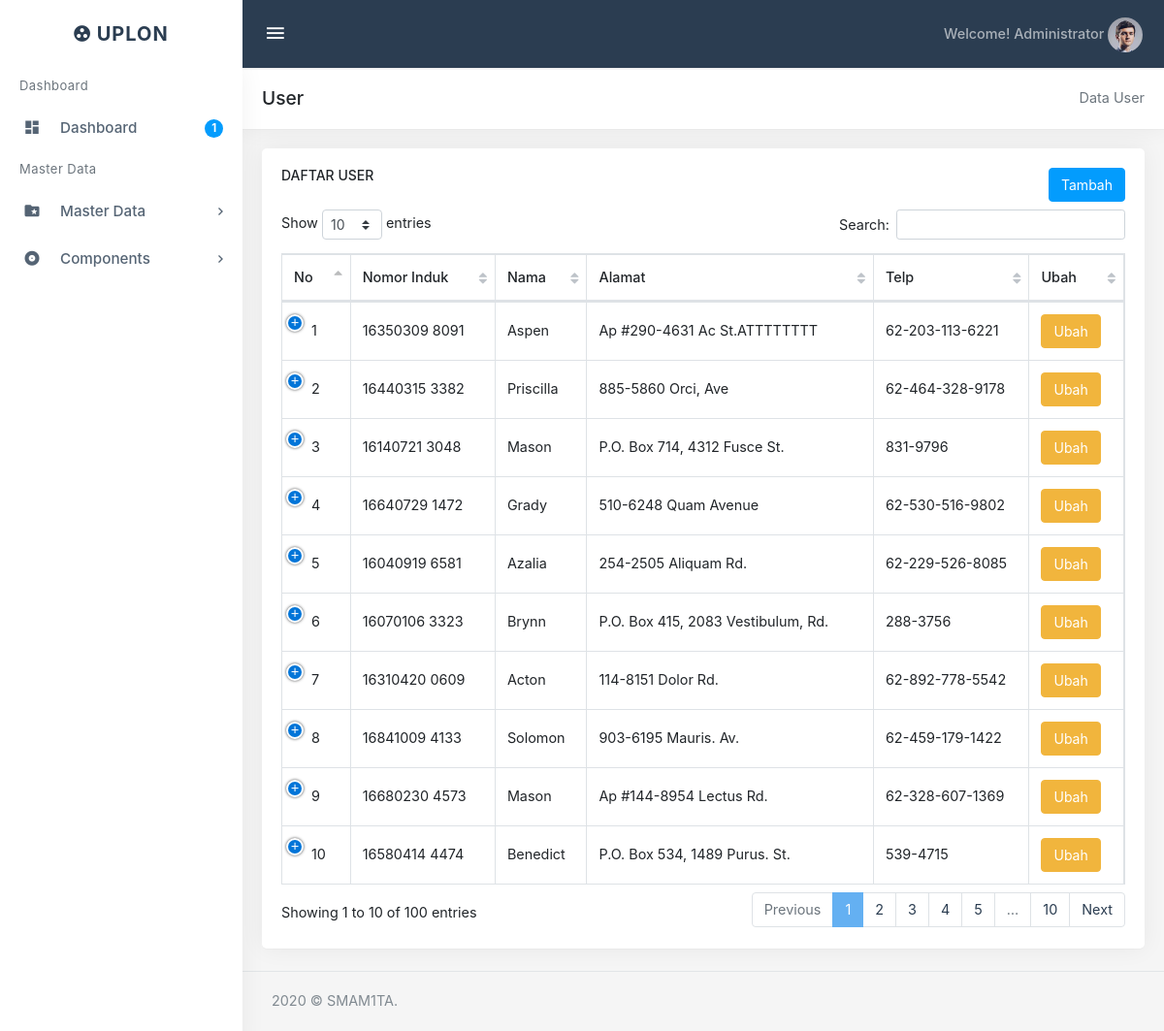
The page / on the database its author committed.
### tables this page shows
CREATE TABLE `orang` (
  `id` int(10) UNSIGNED NOT NULL,
  `nik` varchar(13) DEFAULT NULL,
  `nama` varchar(255) DEFAULT NULL,
  `alamat` varchar(255) DEFAULT NULL,
  `telp` varchar(100) DEFAULT NULL
);

### application/controllers/Useraccess.php (called while the page is built, shortened)
<?php
class Useraccess extends CI_Controller
{
    public function __construct()
    {
        $this->load->library('form_validation');
        $this->load->model('Useraccess_model');
    }
    public function index()
    {
        $data['judul'] = 'User Page';
        $data['sidename'] = 'Administrator';
        $data['user'] = $this->Useraccess_model->getAll();
        $data['users'] = $this->Useraccess_model->getUser(5, 6);
        $this->load->view('templates/header', $data);
        $this->load->view('templates/topbar', $data);
        $this->load->view('templates/sidebar');
        $this->load->view('user-access/index', $data);
        $this->load->view('templates/footer');
        $this->load->library('pagination');
    }
}

### index.php (called while the page is built, shortened)
<?php
require_once BASEPATH . 'core/CodeIgniter.php';

### application/models/Useraccess_model.php (called while the page is built, shortened)
<?php
class Useraccess_model extends CI_Model
{
    public function getAll()
    {
        $res = $this->db->query("SELECT * FROM orang");
        return $res->result_array();
    }
}

### application/views/user-access/index.php (the view, shortened to what this page needs)
<div class="content-page">
    <div class="content">
        <div class="container-fluid">
            <div class="row">
                <div class="col-xl-12">
                    <div class="page-title-box">
                        <h4 class="page-title float-left">User</h4>
                        <ol class="breadcrumb float-right">
                            <li class="breadcrumb-item active"><a>Data User</a></li>
                        </ol>
                        <div class="clearfix"></div>
                    </div>
                </div>
            </div>
            <div class="row">
                <div class="col-12">
                    <div class="card-box">
                        <div class="row mb-2">
                            <div class="col-9">
                                <h4 class="m-t-0 header-title">Daftar User</h4>
                            </div>
                            <div class="col-3 d-flex justify-content-end">
                                <a href="<?= base_url('useraccess/tambah') ?>" class="btn btn-primary">Tambah</a>
                            </div>
                        </div>
                        <table id="datatable" class="table table-bordered dt-responsive nowrap" style="border-collapse: collapse; border-spacing: 0; width: 100%;">
                            <thead>
                                <tr>
                                    <th>No</th>
                                    <th>Nomor Induk</th>
                                    <th>Nama</th>
                                    <th>Alamat</th>
                                    <th>Telp</th>
                                    <th>Ubah</th>
                                </tr>
                            </thead>
                            <tbody>
                                <?php $no = 1; ?>
                                <?php foreach ($user as $us) : ?>
                                    <tr>
                                        <td><?= $no++ ?></td>
                                        <td><?= $us['nik'] ?></td>
                                        <td><?= $us['nama'] ?></td>
                                        <td><?= $us['alamat'] ?></td>
                                        <td><?= $us['telp'] ?></td>
                                        <td>
                                            <a href="<?= base_url('useraccess/ubah/') ?><?= $us['id'] ?>" class="btn btn-warning">Ubah</a>
                                        </td>
                                    </tr>
                                <?php endforeach ?>
                            </tbody>
                        </table>
                    </div>
                </div>
            </div>
        </div>
    </div>
</div>

### application/views/templates/header.php (shortened to what this page needs)
<!doctype html>
<html lang="en">
<head>
    <link href="<?= base_url('assets') ?>/plugins/datatables/dataTables.bootstrap4.min.css" rel="stylesheet" type="text/css" />
    <link href="<?= base_url('assets') ?>/plugins/datatables/buttons.bootstrap4.min.css" rel="stylesheet" type="text/css" />
    <link href="<?= base_url('assets') ?>/plugins/datatables/responsive.bootstrap4.min.css" rel="stylesheet" type="text/css" />
    <link href="<?= base_url('assets') ?>/plugins/datatables/select.bootstrap4.min.css" rel="stylesheet" type="text/css" />
    <link rel="stylesheet" href="<?= base_url('assets') ?>/plugins/morris/morris.css">
    <link href="<?= base_url('assets') ?>/plugins/switchery/switchery.min.css" rel="stylesheet" />
    <link href="<?= base_url('assets') ?>/css/bootstrap.min.css" rel="stylesheet" type="text/css" />
    <link href="<?= base_url('assets') ?>/css/style.css" rel="stylesheet" type="text/css" />
</head>

### application/views/templates/topbar.php (shortened to what this page needs)
<body class="fixed-left">
        <div id="wrapper">
            <div class="topbar">
                <div class="topbar-left">
                    <a href="index.html" class="logo">
                        <i class="zmdi zmdi-group-work icon-c-logo"></i>
                        <span>Uplon</span></a>
                </div>
                <nav class="navbar-custom">
                    <ul class="list-inline float-right mb-0">
                        <li class="list-inline-item dropdown notification-list">
                            <a class="nav-link dropdown-toggle waves-effect waves-light nav-user" data-toggle="dropdown" href="#" role="button"
                               aria-haspopup="false" aria-expanded="false">
                               <label for="" class="">Welcome! <?=$sidename ?></label>
                                <img src="assets/images/users/avatar-1.jpg" alt="user" class="rounded-circle">
                            </a>
                        </li>
                    </ul>
                    <ul class="list-inline menu-left mb-0">
                        <li class="float-left">
                            <button class="button-menu-mobile open-left waves-light waves-effect">
                                <i class="zmdi zmdi-menu"></i>
                            </button>
                        </li>
                    </ul>
                </nav>
            </div>

### application/views/templates/sidebar.php (shortened to what this page needs)
<div class="left side-menu">
    <div class="sidebar-inner slimscrollleft">
        <div id="sidebar-menu">
            <ul>
                <li class="text-muted menu-title">Dashboard</li>
                <li class="has_sub">
                    <a href="<?= base_url('useraccess') ?>" class="waves-effect"><span class="badge badge-pill badge-primary float-right">1</span><i class="zmdi zmdi-view-dashboard"></i><span> Dashboard </span> </a>
                </li>
                <li class="text-muted menu-title">Master Data</li>
                <li class="has_sub">
                    <a href="javascript:void(0);" class="waves-effect"><i class="zmdi zmdi-folder-star"></i> <span> Master Data </span> <span class="menu-arrow"></span></a>
                </li>
                <li class="has_sub">
                    <a href="javascript:void(0);" class="waves-effect"><i class="zmdi zmdi-album"></i> <span> Components </span> <span class="menu-arrow"></span></a>
                </li>
            </ul>
        </div>
    </div>
</div>

### application/views/templates/footer.php (shortened to what this page needs)
<footer class="footer">
    <span>2020 © SMAM1TA.</span>
</footer>
</div>
</body>
</html>

### rows shown on the page
orang: nik "16350309 8091", nama "Aspen", alamat "Ap #290-4631 Ac St.ATTTTTTTT", telp "62-203-113-6221"
orang: nik "16440315 3382", nama "Priscilla", alamat "885-5860 Orci, Ave", telp "62-464-328-9178"
orang: nik "16140721 3048", nama "Mason", alamat "P.O. Box 714, 4312 Fusce St.", telp "831-9796"
orang: nik "16640729 1472", nama "Grady", alamat "510-6248 Quam Avenue", telp "62-530-516-9802"
orang: nik "16040919 6581", nama "Azalia", alamat "254-2505 Aliquam Rd.", telp "62-229-526-8085"
orang: nik "16070106 3323", nama "Brynn", alamat "P.O. Box 415, 2083 Vestibulum, Rd.", telp "288-3756"
orang: nik "16310420 0609", nama "Acton", alamat "114-8151 Dolor Rd.", telp "62-892-778-5542"
orang: nik "16841009 4133", nama "Solomon", alamat "903-6195 Mauris. Av.", telp "62-459-179-1422"
orang: nik "16680230 4573", nama "Mason", alamat "Ap #144-8954 Lectus Rd.", telp "62-328-607-1369"
orang: nik "16580414 4474", nama "Benedict", alamat "P.O. Box 534, 1489 Purus. St.", telp "539-4715"

### other values the page prints
$sidename "Administrator"
